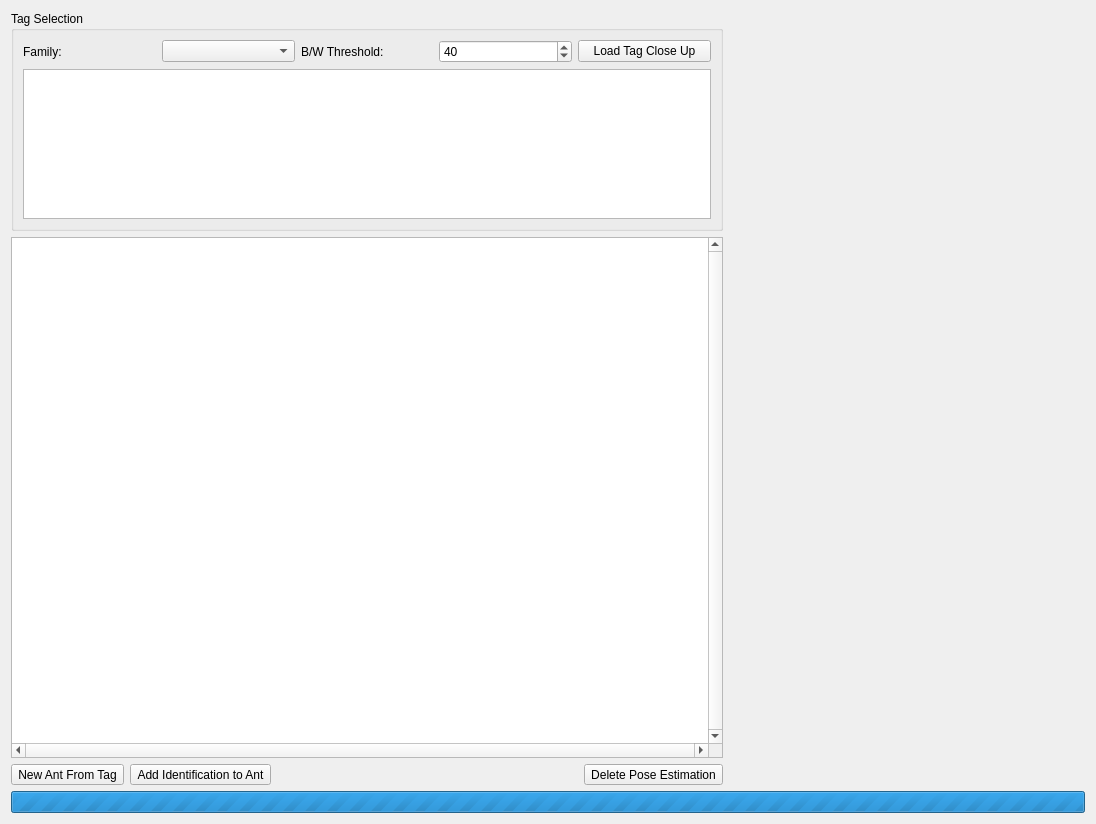
<?xml version="1.0" encoding="UTF-8"?>
<ui version="4.0">
 <class>TaggingWidget</class>
 <widget class="QWidget" name="TaggingWidget">
  <property name="geometry">
   <rect>
    <x>0</x>
    <y>0</y>
    <width>1096</width>
    <height>824</height>
   </rect>
  </property>
  <property name="windowTitle">
   <string>Form</string>
  </property>
  <layout class="QGridLayout" name="gridLayout">
   <item row="1" column="1">
    <widget class="VectorialView" name="vectorialView">
     <property name="sizePolicy">
      <sizepolicy hsizetype="Expanding" vsizetype="Expanding">
       <horstretch>2</horstretch>
       <verstretch>0</verstretch>
      </sizepolicy>
     </property>
     <property name="minimumSize">
      <size>
       <width>420</width>
       <height>370</height>
      </size>
     </property>
     <property name="maximumSize">
      <size>
       <width>16637</width>
       <height>16637</height>
      </size>
     </property>
     <property name="verticalScrollBarPolicy">
      <enum>Qt::ScrollBarAlwaysOn</enum>
     </property>
     <property name="horizontalScrollBarPolicy">
      <enum>Qt::ScrollBarAlwaysOn</enum>
     </property>
     <property name="sizeAdjustPolicy">
      <enum>QAbstractScrollArea::AdjustIgnored</enum>
     </property>
     <property name="backgroundBrush">
      <brush brushstyle="SolidPattern">
       <color alpha="255">
        <red>136</red>
        <green>138</green>
        <blue>133</blue>
       </color>
      </brush>
     </property>
    </widget>
   </item>
   <item row="2" column="1">
    <layout class="QHBoxLayout" name="horizontalLayout">
     <item>
      <widget class="QToolButton" name="newAntButton">
       <property name="text">
        <string>New Ant From Tag</string>
       </property>
      </widget>
     </item>
     <item>
      <widget class="QToolButton" name="addIdentButton">
       <property name="text">
        <string>Add Identification to Ant</string>
       </property>
      </widget>
     </item>
     <item>
      <spacer name="horizontalSpacer">
       <property name="orientation">
        <enum>Qt::Horizontal</enum>
       </property>
       <property name="sizeHint" stdset="0">
        <size>
         <width>40</width>
         <height>20</height>
        </size>
       </property>
      </spacer>
     </item>
     <item>
      <widget class="QToolButton" name="deletePoseButton">
       <property name="text">
        <string>Delete Pose Estimation</string>
       </property>
      </widget>
     </item>
    </layout>
   </item>
   <item row="0" column="1">
    <widget class="QGroupBox" name="tagBox">
     <property name="sizePolicy">
      <sizepolicy hsizetype="Preferred" vsizetype="Preferred">
       <horstretch>0</horstretch>
       <verstretch>0</verstretch>
      </sizepolicy>
     </property>
     <property name="minimumSize">
      <size>
       <width>250</width>
       <height>0</height>
      </size>
     </property>
     <property name="title">
      <string>Tag Selection</string>
     </property>
     <layout class="QVBoxLayout" name="verticalLayout">
      <item>
       <layout class="QHBoxLayout" name="horizontalLayout_2">
        <item>
         <widget class="QLabel" name="familyLabel">
          <property name="text">
           <string>Family:</string>
          </property>
         </widget>
        </item>
        <item>
         <widget class="TagFamilyComboBox" name="familySelector"/>
        </item>
        <item>
         <widget class="QLabel" name="thresholdLabel">
          <property name="text">
           <string>B/W Threshold:</string>
          </property>
         </widget>
        </item>
        <item>
         <widget class="QSpinBox" name="thresholdBox">
          <property name="minimum">
           <number>1</number>
          </property>
          <property name="maximum">
           <number>254</number>
          </property>
          <property name="value">
           <number>40</number>
          </property>
          <property name="displayIntegerBase">
           <number>10</number>
          </property>
         </widget>
        </item>
        <item>
         <widget class="QActionButton" name="loadTagCloseUp">
          <property name="text">
           <string>Load Tag Close Up</string>
          </property>
         </widget>
        </item>
       </layout>
      </item>
      <item>
       <widget class="QTreeView" name="treeView">
        <property name="sizePolicy">
         <sizepolicy hsizetype="Expanding" vsizetype="Maximum">
          <horstretch>0</horstretch>
          <verstretch>0</verstretch>
         </sizepolicy>
        </property>
        <property name="maximumSize">
         <size>
          <width>16777215</width>
          <height>150</height>
         </size>
        </property>
        <property name="sortingEnabled">
         <bool>true</bool>
        </property>
        <attribute name="headerStretchLastSection">
         <bool>false</bool>
        </attribute>
       </widget>
      </item>
     </layout>
    </widget>
   </item>
   <item row="3" column="1" colspan="2">
    <widget class="QProgressBar" name="tagCloseUpLoadingProgress">
     <property name="minimum">
      <number>0</number>
     </property>
     <property name="maximum">
      <number>0</number>
     </property>
     <property name="value">
      <number>-1</number>
     </property>
     <property name="format">
      <string>%v / %m</string>
     </property>
    </widget>
   </item>
   <item row="0" column="2" rowspan="3">
    <widget class="AntIdentificationWidget" name="selectedAntIdentification" native="true">
     <property name="sizePolicy">
      <sizepolicy hsizetype="Preferred" vsizetype="Preferred">
       <horstretch>1</horstretch>
       <verstretch>0</verstretch>
      </sizepolicy>
     </property>
     <property name="minimumSize">
      <size>
       <width>0</width>
       <height>0</height>
      </size>
     </property>
     <property name="maximumSize">
      <size>
       <width>450</width>
       <height>16777215</height>
      </size>
     </property>
     <property name="baseSize">
      <size>
       <width>0</width>
       <height>0</height>
      </size>
     </property>
    </widget>
   </item>
  </layout>
 </widget>
 <customwidgets>
  <customwidget>
   <class>VectorialView</class>
   <extends>QGraphicsView</extends>
   <header location="global">fort/studio/widget/vectorgraphics/VectorialView.hpp</header>
  </customwidget>
  <customwidget>
   <class>TagFamilyComboBox</class>
   <extends>QComboBox</extends>
   <header location="global">fort/studio/widget/base/TagFamilyComboBox.hpp</header>
  </customwidget>
  <customwidget>
   <class>AntIdentificationWidget</class>
   <extends>QWidget</extends>
   <header location="global">fort/studio/widget/AntIdentificationWidget.hpp</header>
   <container>1</container>
  </customwidget>
  <customwidget>
   <class>QActionButton</class>
   <extends>QPushButton</extends>
   <header location="global">fort/studio/widget/base/QActionButton.hpp</header>
  </customwidget>
 </customwidgets>
 <resources/>
 <connections/>
</ui>
